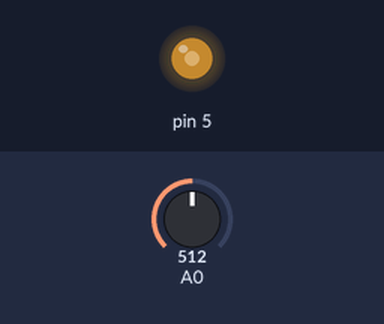
A sketch run on a simulated Arduino Uno, built with avr-gcc and run on an emulated ATmega328P. On the bench: output pins drawn as LEDs (lit = HIGH). Inputs (shaded band) come from the test bench; at power-on: A0 = 512.

Above: at 1.2 s.
1.3 s: A0 set to 716
At 2.5 s:
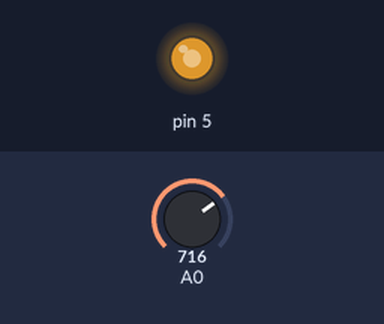
2.8 s: A0 set to 900
At 3.7 s:
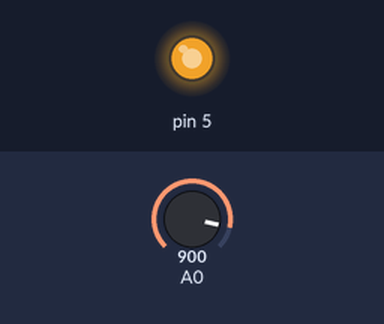
4.3 s: A0 set to 122
At 4.8 s:
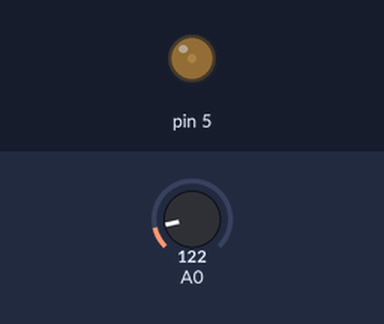
5.8 s: A0 set to 0
At 7.0 s:
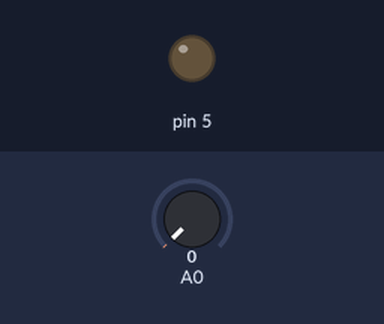
7.3 s: A0 set to 511
At 8.3 s:
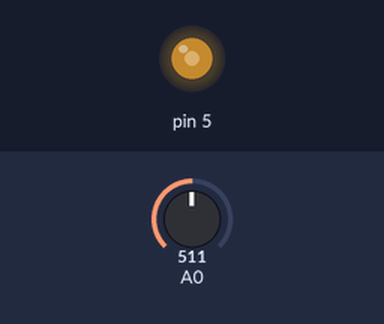
Timing chart, 0 to 9.8 s (numbered marks = the images above; inputs shaded):
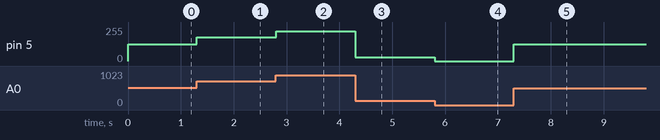

The sketch:

code.ino
```cpp
void setup() {
  TCCR0B&=~(1<<CS01);
  ADCSRA&=~(1<<ADPS1);
  ADCSRA&=~(1<<ADPS0);
  pinMode(5,1);
}

void loop() {
  const int output = map(analogRead(A0), 0, 1023, 0, 255);
  analogWrite(5, output);
}
```

Measured:
- after the input at 1.3 s, pin 5: 127/255 → 178/255 at once
- after the input at 2.8 s, pin 5: 178/255 → 224/255 at once
- after the input at 4.3 s, pin 5: 224/255 → 30/255 at once
- after the input at 5.8 s, pin 5: 30/255 → 0/255 at once
- after the input at 7.3 s, pin 5: 0/255 → 127/255 at once
